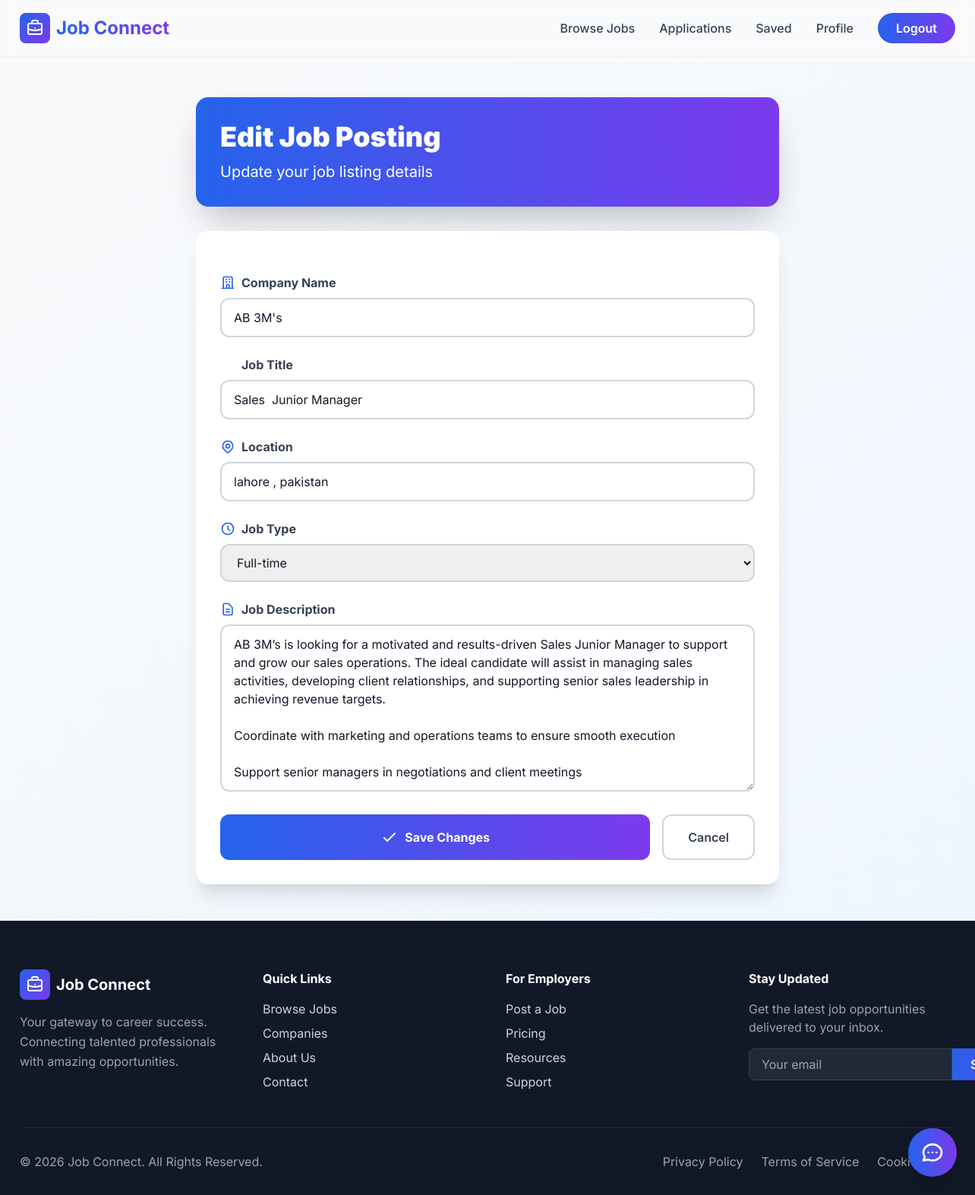
Screenshot of /employer/job/6/edit/ (signed in) with the database file from the repository.
### jobs/models.py (models this page shows, shortened)
class Job(models.Model):
    employer = models.ForeignKey(User, on_delete=models.CASCADE)
    employer_profile = models.ForeignKey(UserProfile, on_delete=models.CASCADE, null=True, blank=True)
    company_name = models.CharField(max_length=255, default="")   # <-- Add this
    title = models.CharField(max_length=200)
    description = models.TextField()
    location = models.CharField(max_length=150)
    created_at = models.DateTimeField(auto_now_add=True)

### jobs/decorators.py (the view)
    def wrapper(request, *args, **kwargs):
        user = request.user
        if hasattr(user, 'userprofile') and user.userprofile.role == 'employer':
            return view_func(request, *args, **kwargs)
        messages.error(request, "Access denied. Employers only.")
        return redirect('landing')

### jobs/views.py (called while the page is built, shortened)
@employer_required
@login_required
def edit_job(request, job_id):
    profile = get_object_or_404(UserProfile, user=request.user, role="employer")
    job = get_object_or_404(Job, id=job_id, employer=request.user)
    return render(request, "employer/edit_job.html", {"job": job})

### jobs/templates/employer/edit_job.html (shortened to what this page needs)
{% extends "base.html" %}
{% load static %}
{% block content %}
<div class="min-h-screen bg-gradient-to-br from-gray-50 to-blue-50 py-12">
  <div class="container mx-auto px-6">
    <div class="max-w-3xl mx-auto">
      <div class="bg-gradient-to-r from-blue-600 to-purple-600 rounded-2xl shadow-2xl p-8 mb-8 text-white">
        <h1 class="text-4xl font-black mb-3">Edit Job Posting</h1>
        <p class="text-xl text-white/90">Update your job listing details</p>
      </div>
      <div class="bg-white rounded-2xl shadow-xl p-8">
        <form method="POST" class="space-y-6">
          <div>
            <label class="block text-gray-700 font-bold mb-2 flex items-center">
              <svg class="w-5 h-5 mr-2 text-blue-600" fill="none" stroke="currentColor" viewBox="0 0 24 24">
                <path stroke-linecap="round" stroke-linejoin="round" stroke-width="2"
                  d="M19 21V5a2 2 0 00-2-2H7a2 2 0 00-2 2v16m14 0h2m-2 0h-5m-9 0H3m2 0h5M9 7h1m-1 4h1m4-4h1m-1 4h1m-5 10v-5a1 1 0 011-1h2a1 1 0 011 1v5m-4 0h4">
                </path>
              </svg>
              Company Name
            </label>
            <input type="text" name="company_name" value="{{ job.company_name }}" required
              class="w-full px-4 py-3 border-2 border-gray-300 rounded-xl focus:ring-2 focus:ring-blue-500 focus:border-blue-500 transition">
          </div>
          <div>
            <label class="block text-gray-700 font-bold mb-2 flex items-center">
              Job Title
            </label>
            <input type="text" name="title" value="{{ job.title }}" required
              class="w-full px-4 py-3 border-2 border-gray-300 rounded-xl focus:ring-2 focus:ring-blue-500 focus:border-blue-500 transition">
          </div>
          <div>
            <label class="block text-gray-700 font-bold mb-2 flex items-center">
              Location
            </label>
            <input type="text" name="location" value="{{ job.location }}" required
              class="w-full px-4 py-3 border-2 border-gray-300 rounded-xl focus:ring-2 focus:ring-blue-500 focus:border-blue-500 transition">
          </div>
          <div>
            <label class="block text-gray-700 font-bold mb-2 flex items-center">
              <svg class="w-5 h-5 mr-2 text-blue-600" fill="none" stroke="currentColor" viewBox="0 0 24 24">
                <path stroke-linecap="round" stroke-linejoin="round" stroke-width="2"
                  d="M12 8v4l3 3m6-3a9 9 0 11-18 0 9 9 0 0118 0z"></path>
              </svg>
              Job Type
            </label>
            <select name="job_type" required
              class="w-full px-4 py-3 border-2 border-gray-300 rounded-xl focus:ring-2 focus:ring-blue-500 focus:border-blue-500 transition">
              <option value="Full-time" {% if job.job_type == "Full-time" %}selected{% endif %}>Full-time</option>
            </select>
          </div>
          <div>
            <label class="block text-gray-700 font-bold mb-2 flex items-center">
              <svg class="w-5 h-5 mr-2 text-blue-600" fill="none" stroke="currentColor" viewBox="0 0 24 24">
                <path stroke-linecap="round" stroke-linejoin="round" stroke-width="2"
                  d="M9 12h6m-6 4h6m2 5H7a2 2 0 01-2-2V5a2 2 0 012-2h5.586a1 1 0 01.707.293l5.414 5.414a1 1 0 01.293.707V19a2 2 0 01-2 2z">
                </path>
              </svg>
              Job Description
            </label>
            <textarea name="description" rows="8" required
              class="w-full px-4 py-3 border-2 border-gray-300 rounded-xl focus:ring-2 focus:ring-blue-500 focus:border-blue-500 transition">{{ job.description }}</textarea>
          </div>
          <div class="flex gap-4">
            <button type="submit"
              class="flex-1 bg-gradient-to-r from-blue-600 to-purple-600 text-white font-bold py-4 rounded-xl hover:shadow-lg transition transform hover:scale-105 flex items-center justify-center">
              <svg class="w-6 h-6 mr-2" fill="none" stroke="currentColor" viewBox="0 0 24 24">
                <path stroke-linecap="round" stroke-linejoin="round" stroke-width="2" d="M5 13l4 4L19 7"></path>
              </svg>
              Save Changes
            </button>
            <a href="{% url 'employer_jobs' %}"
              class="px-8 py-4 border-2 border-gray-300 text-gray-700 rounded-xl font-semibold hover:bg-gray-50 transition">
              Cancel
            </a>
          </div>
        </form>
      </div>
    </div>
  </div>
</div>
{% endblock %}

### jobs/templates/base.html (style rules this page uses)
body { font-family: 'Inter', sans-serif; }

### rows the page displays
Job: company_name "AB 3M's", title "Sales Junior Manager", location "lahore , pakistan", description "AB 3M’s is looking for a motivated and results-driven Sales Junior Manager to support and grow our sales operations. The ideal candidate will assist in managing sales activities, developing client relationships, and supporting senior sales leadership in achieving revenue targets. Coordinate with marketing and operations teams to ensure smooth execution Support senior managers in negotiations and client meetings"
